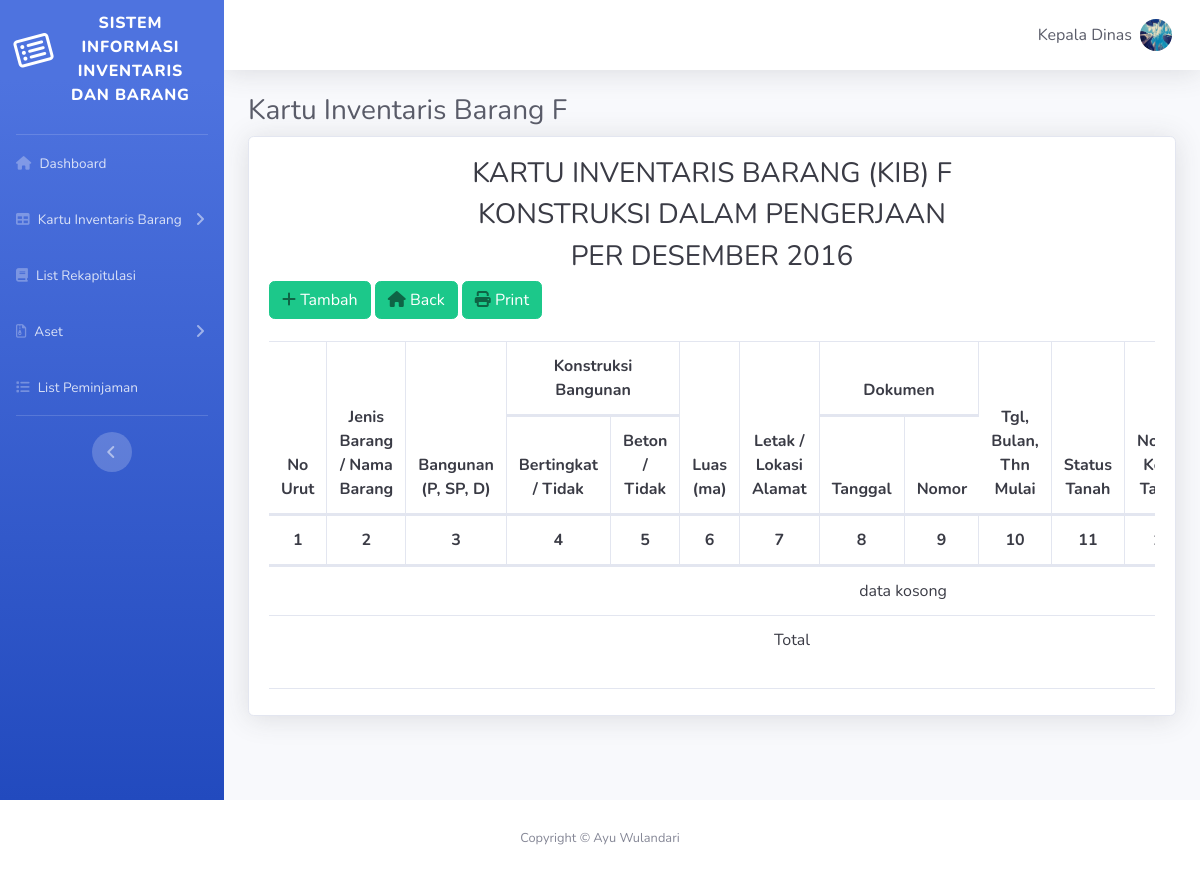
Screenshot of /view/kibF.php (signed in) with the database file from the repository.
### tables this page shows
CREATE TABLE `user` (
  `id_user` int(150) NOT NULL,
  `username` varchar(150) NOT NULL,
  `fullname` varchar(150) NOT NULL,
  `password` varchar(100) NOT NULL,
  `nip` varchar(255) NOT NULL,
  `jabatan` varchar(255) NOT NULL,
  `level` varchar(40) NOT NULL,
  `foto` varchar(100) DEFAULT NULL
);

### config.php (called while the page is built, shortened)
<?php
$DB_host = "localhost";
$DB_user = "root";
$DB_pass = "";
$DB_name = "db_inventaris";
try
{
    $DB_con = new PDO("mysql:host={$DB_host};dbname={$DB_name}",$DB_user,$DB_pass);
    $DB_con->setAttribute(PDO::ATTR_ERRMODE, PDO::ERRMODE_EXCEPTION);
}
catch(PDOException $e)
{
    echo $e->getMessage();
}
include_once 'class.kib.php';
$kib = new kib($DB_con);
include_once 'class.user.php';
$user = new user($DB_con);
?>

### class.user.php (called while the page is built, shortened)
<?php
class user{
    private $db;
    function __construct($DB_con)
	{
		$this->db = $DB_con;
    }
    public function tampil_user($mysource, $myid)
    {
        $query = "SELECT ".$mysource." FROM user WHERE id_user = ".$myid." limit 1";
        $outp = '';
        try
        {
            $stmt = $this->db->prepare($query);
			$stmt->execute();
			if($stmt->rowCount()>0)
			{
				while($row=$stmt->fetch(PDO::FETCH_ASSOC))
				{
					$outp = $row[$mysource];
				}
			} else{
				$outp = '';
			}
		}
		catch(PDOException $e)
			{
				$outp = '';
				return $outp;
			}
		return $outp;
    }
}
?>

### view/kibF.php (the view, shortened to what this page needs)
<?php
include '../config.php';
?>
<!DOCTYPE html>
<html lang="en">
<head>
  <link href="vendor/fontawesome-free/css/all.min.css" rel="stylesheet" type="text/css">
  <link href="css/sb-admin-2.min.css" rel="stylesheet">
  <link href="vendor/datatables/dataTables.bootstrap4.min.css" rel="stylesheet">
</head>
<body id="page-top">
  <div id="wrapper">
    <ul class="navbar-nav bg-gradient-primary sidebar sidebar-dark accordion" id="accordionSidebar">
      <a class="sidebar-brand d-flex align-items-center justify-content-center" href="dashboard.php">
        <div class="sidebar-brand-icon rotate-n-15">
          <i class="fa fa-list-alt"></i>
        </div>
        <div class="sidebar-brand-text mx-1"><p></p>Sistem Informasi inventaris dan Barang</div>
      </a>
      <hr class="sidebar-divider my-0">
      <li class="nav-item">
        <a class="nav-link" href="dashboard.php">
          <i class="fa fa-home"></i>
          <span>Dashboard</span></a>
      </li>
      <?php if($_SESSION['level'] == 'pengurusbarang'){ ?>
       <li class="nav-item">
        <a class="nav-link" href="master_data.php">
         <i class="fas fa-th-list"></i>
          <span>Master Data</span></a>
      </li>
      <li class="nav-item active">
        <a class="nav-link collapsed" href="#" data-toggle="collapse" data-target="#collapseFive" aria-expanded="true" aria-controls="collapseFive">
          <i class="fa fa-table"></i>
          <span>Kartu Inventaris Barang</span>
        </a>
        <div id="collapseFive" class="collapse" aria-labelledby="headingTwo" data-parent="#accordionSidebar">
          <div class="bg-white py-2 collapse-inner rounded">
            <h6 class="collapse-header"> Kartu Inventaris Barang</h6>
            <a class="collapse-item" href="kibA.php?data=">KIB A</a>
            <a class="collapse-item" href="kibB.php?data=">KIB B</a>
            <a class="collapse-item" href="kibC.php?data=">KIB C</a>
            <a class="collapse-item" href="kibD.php?data=">KIB D</a>
            <a class="collapse-item" href="kibE.php">KIB E</a>
            <a class="collapse-item" href="kibF.php">KIB F</a>
          </div>
        </div>
      </li>
      <li class="nav-item">
        <a class="nav-link" href="rekapitulasi.php?data=">
          <i class="fa fa-book"></i>
          <span>List Rekapitulasi</span></a>
      </li>
      <li class="nav-item">
        <a class="nav-link" href="ekstrakom.php">
          <i class="fa fa-file"></i>
          <span>Ekstrakom</span></a>
      </li>
      <li class="nav-item">
        <a class="nav-link" href="barang_pakai_habis.php">
          <i class="fas fa-file-alt"></i>
          <span>Barang Pakai Habis</span></a>
      </li>
      <li class="nav-item">
          <a class="nav-link collapsed" href="#" data-toggle="collapse" data-target="#collapseTwo" aria-expanded="true" aria-controls="collapseTwo">
              <i class="far fa-file-archive"></i>
            <span>Aset</span>
          </a>
          <div id="collapseTwo" class="collapse" aria-labelledby="headingTwo" data-parent="#accordionSidebar">
            <div class="bg-white py-2 collapse-inner rounded">
              <h6 class="collapse-header">Aset</h6>
              <a class="collapse-item" href="aset_lain.php">Aset Lain</a>
              <a class="collapse-item" href="aset_tak_berwujud.php">Aset Tak Berwujud</a>
            </div>
          </div>
        </li>
      <li class="nav-item">
          <a class="nav-link" href="tambah_user.php">
          <i class="fas fa-user-plus"></i>
            <span>Tambah Pengguna</span></a>
      </li>
      <li class="nav-item">
          <a class="nav-link" href="list_peminjaman.php">
            <i class="fa fa fa-list"></i>
            <span>List Peminjaman</span></a>
      </li>
      <li class="nav-item">
          <a class="nav-link" href="stok_barang.php">
          <i class="fa fas fa-store"></i>
            <span>Stok Barang</span></a>
      </li>
      <?php } else if($_SESSION['level'] == 'kepaladinas'){?>
       <li class="nav-item">
        <a class="nav-link collapsed" href="#" data-toggle="collapse" data-target="#collapseFive" aria-expanded="true" aria-controls="collapseFive">
          <i class="fa fa-table"></i>
          <span>Kartu Inventaris Barang</span>
        </a>
      </li>
      <li class="nav-item">
        <a class="nav-link" href="rekapitulasi1.php?data=">
          <i class="fa fa-book"></i>
          <span>List Rekapitulasi</span></a>
      </li>
      <li class="nav-item">
          <a class="nav-link collapsed" href="#" data-toggle="collapse" data-target="#collapseTwo" aria-expanded="true" aria-controls="collapseTwo">
              <i class="far fa-file-archive"></i>
            <span>Aset</span>
          </a>
        </li>
      <li class="nav-item">
          <a class="nav-link" href="list_peminjaman2.php">
            <i class="fa fa fa-list"></i>
            <span>List Peminjaman</span></a>
      </li>
      <?php } else if($_SESSION['level'] == 'pegawai'){?>
      <li class="nav-item">
        <a class="nav-link" href="rekapitulasi1.php?data=">
          <i class="fa fa-book"></i>
          <span>List Rekapitulasi</span></a>
      </li>
      <li class="nav-item">
          <a class="nav-link" href="list_peminjaman1.php">
            <i class="fa fa fa-list"></i>
            <span>List Peminjaman</span></a>
      </li>
      <?php }?>
      <hr class="sidebar-divider d-none d-md-block">
      <div class="text-center d-none d-md-inline">
        <button class="rounded-circle border-0" id="sidebarToggle"></button>
      </div>
    </ul>
    <div id="content-wrapper" class="d-flex flex-column">
      <div id="content">
        <nav class="navbar navbar-expand navbar-light bg-white topbar mb-4 static-top shadow">
          <ul class="navbar-nav ml-auto">
            <li class="nav-item dropdown no-arrow">
              <a class="nav-link dropdown-toggle" href="#" id="userDropdown" role="button" data-toggle="dropdown" aria-haspopup="true" aria-expanded="false">
                <span class="mr-2 d-none d-lg-inline text-gray-800 medium"><?php echo $user->tampil_user("fullname", $_SESSION['iduser']) ;?></span>
                <img class="img-profile rounded-circle" src="./img/gambar/<?php echo $user->tampil_user("foto", $_SESSION['iduser']) ;?>" width="300" height="200">
              </a>
            </li>
          </ul>
        </nav>
        <div class="container-fluid">
          <h1 class="h3 mb-2 text-gray-800">Kartu Inventaris Barang F</h1>
          <div class="card shadow mb-4">
            <div class="card-body">
                <h3 class="text-gray-900"><center>KARTU INVENTARIS BARANG (KIB) F</h3></center>
                <h3 class="text-gray-900"><center>KONSTRUKSI DALAM PENGERJAAN</h3></center>
                <h3 class="text-gray-900"><center>PER DESEMBER 2016</h3></center>
                <a href="tambah_kibF.php" class="btn btn-success">
                    <span class="icon text-black-50">
                      <i class="fas fa-plus"></i>
                    </span>
                    <span class="text">Tambah</span>
                  </a>
                <a href="dashboard.php" class="btn btn-success">
                    <span class="icon text-black-50">
                      <i class="fas fa-home"></i>
                    </span>
                    <span class="text">Back</span>
                  </a>
                <a href="./pdf/document/cetak_kibF.php" class="btn btn-success">
                    <span class="icon text-black-50">
                      <i class="fas fa-print"></i>
                    </span>
                    <span class="text">Print</span>
                  </a>
                  <p>
              <div class="table-responsive text-gray-900">
                <table class="table table-bordered text-gray-900" id="dataTable">
                <thead>
                    <tr>
                          <th rowspan="2">No Urut</th>
                          <th rowspan="2">Jenis Barang / Nama Barang</th>
                          <th rowspan="2">Bangunan (P, SP, D)</th>
                          <th colspan="2" >Konstruksi Bangunan</th>
                          <th rowspan="2">Luas (ma)</th>
                          <th rowspan="2">Letak / Lokasi Alamat</th>
                          <th colspan="2">Dokumen</th>
                          <th rowspan="2">Tgl, Bulan, Thn Mulai</th>
                          <th rowspan="2">Status Tanah</th>
                          <th rowspan="2">Nomor Kode Tanah</th>
                    </tr>
                    <tr>
                          <th>Bertingkat / Tidak</th>
                          <th>Beton / Tidak</th>
                          <th>Tanggal</th>
                          <th>Nomor</th>
                    </tr>
                    <tr>
                           <th>1</th>
                           <th>2</th>
                           <th>3</th>
                           <th>4</th>
                           <th>5</th>
                           <th>6</th>
                           <th>7</th>
                           <th>8</th>
                           <th>9</th>
                           <th>10</th>
                           <th>11</th>
                           <th>12</th>
                    </tr>
        </thead>
            <tbody>
                <?php echo $kib->tampil_KIBF(); ?>
            </tbody>
            <tfoot>
                <tr>
                    <td colspan="13" align="center">Total </td>
                </tr>
            </tfoot>
                </table>
              </div>
            </div>
          </div>
        </div>
    </div>
    </div>
      </div>
      <footer class="sticky-footer bg-white">
        <div class="container my-auto">
          <div class="copyright text-center my-auto">
            <span>Copyright &copy; Ayu Wulandari</span>
          </div>
        </div>
      </footer>
</body>
</html>

### view/kibF.php (style rules this page uses)
th { text-align: center; }

### rows the page displays
user: fullname "Kepala Dinas", foto (picture)
